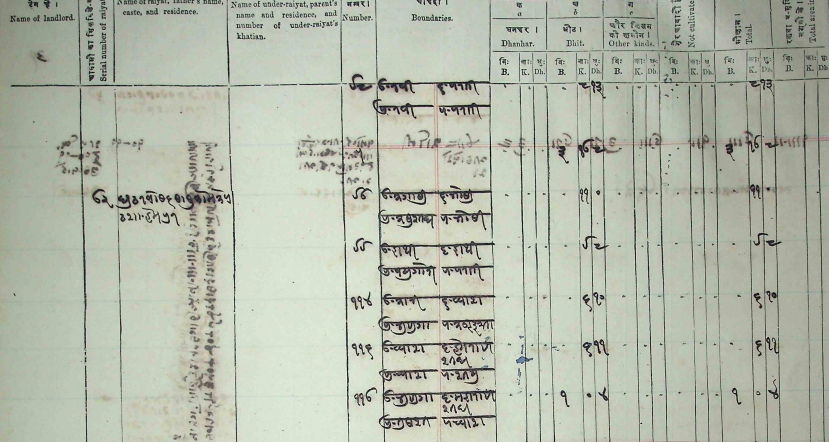
#> input picture OCD/odata/image.png, 1657 x 884 px, found by its file name (shown at 1/2 size)
$ jupyter execute --allow-errors test2.ipynb
#> lines starting #> are read from the running program, lines starting #| are printed output that depends on the picture; after the words box and inside, x2 and y2 are one past the last pixel; in counts of white or black regions, pixels touching at a corner belong together
[cell 1]
print("code")

[cell 2]
imgpath = "/home/azureuser/kaithi/OCD/odata/image.png"

[cell 3]
import os
import cv2
import numpy as np
import matplotlib.pyplot as plt

from ipywidgets import (
    interact,
    IntSlider,
    FloatSlider,
    Checkbox,
    Dropdown,
)


SOURCE_BGR = cv2.imread(imgpath)
#> SOURCE_BGR is the input picture: shape (884, 1657, 3); mean B, G, R 171.1, 185.9, 180.1
#> the sliders are set to resize_factor = 1.0, do_bg_normalization = True, bg_blur_ksize = 81, do_clahe = True, clahe_clip = 2.0, clahe_grid = 8, denoise_h = 6, median_ksize = 3, sharpen_amount = 0.3, sharpen_sigma = 1.0, threshold_method = adaptive_gaussian, block_size = 41, c_value = 9, invert_binary = False, morph_open = 0, morph_close = 3, dilate_iter = 0, min_area = 30, max_area = 50000, min_width = 3, min_height = 3, max_width_ratio = 0.95, max_height_ratio = 0.95
if SOURCE_BGR is None:
    raise FileNotFoundError(f"Could not read image: {imgpath}")

CURRENT_RESULTS = {}
CURRENT_PARAMS = {}


def odd(x: int) -> int:
    x = int(x)
    return x if x % 2 == 1 else x + 1

[cell 4]
def preprocess_for_detection(
    source_bgr,
    resize_factor=1.0,

    # grayscale / normalization
    do_bg_normalization=True,
    bg_blur_ksize=81,

    # contrast
    do_clahe=True,
    clahe_clip=2.0,
    clahe_grid=8,

    # denoise / sharpen
    denoise_h=6,
    median_ksize=3,
    sharpen_amount=0.3,
    sharpen_sigma=1.0,

    # thresholding
    threshold_method="adaptive_gaussian",   # adaptive_gaussian / adaptive_mean / otsu / none
    block_size=41,
    c_value=9,
    invert_binary=False,

    # morphology
    morph_open=0,
    morph_close=3,
    dilate_iter=0,

    # bbox filtering
    min_area=30,
    max_area=50000,
    min_width=3,
    min_height=3,
    max_width_ratio=0.95,
    max_height_ratio=0.95,
):
#> called with resize_factor = 1, do_bg_normalization = True, bg_blur_ksize = 81, do_clahe = True, clahe_clip = 2, clahe_grid = 8, denoise_h = 6, median_ksize = 3
    img = source_bgr.copy()

    if resize_factor != 1.0:
        new_w = max(1, int(img.shape[1] * resize_factor))
        new_h = max(1, int(img.shape[0] * resize_factor))
        img = cv2.resize(img, (new_w, new_h), interpolation=cv2.INTER_CUBIC)

    rgb = cv2.cvtColor(img, cv2.COLOR_BGR2RGB)
    gray = cv2.cvtColor(img, cv2.COLOR_BGR2GRAY)

    work = gray.copy()

    # 1) background normalization
    bg_norm = work.copy()
    if do_bg_normalization:
        k = odd(bg_blur_ksize)
        bg = cv2.GaussianBlur(work, (k, k), 0)
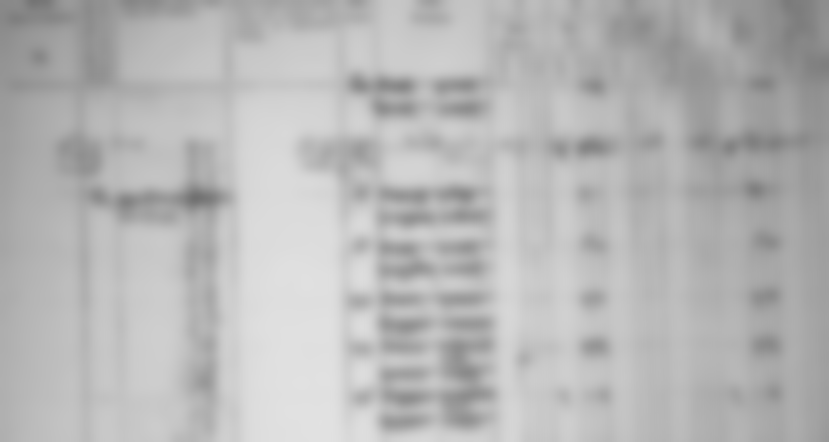
#> bg: shape (884, 1657) (shown at 1/2 size); min 112, max 226, mean 182.6
        bg_norm = cv2.divide(work, bg, scale=255)
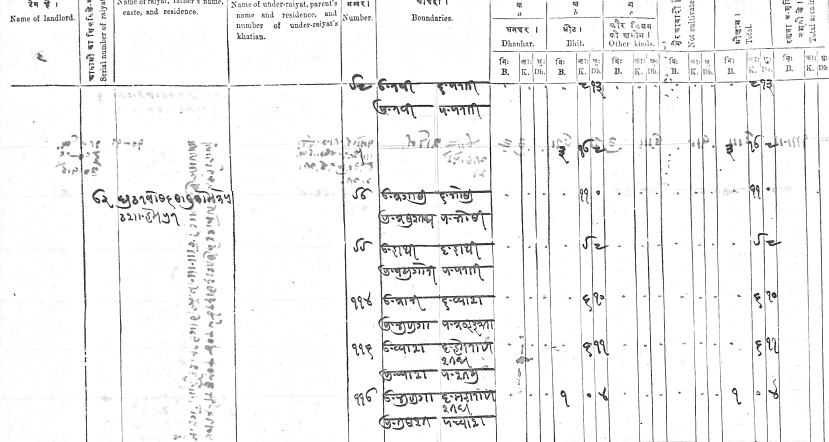
#> bg_norm: shape (884, 1657) (shown at 1/2 size); min 0, max 255, mean 242.5
        work = bg_norm.copy()

    # 2) local contrast
    enhanced = work.copy()
    if do_clahe:
        clahe = cv2.createCLAHE(
            clipLimit=float(clahe_clip),
            tileGridSize=(int(clahe_grid), int(clahe_grid)),
        )
        enhanced = clahe.apply(work)
        work = enhanced.copy()

    # 3) denoise
    denoised = work.copy()
    if denoise_h > 0:
        denoised = cv2.fastNlMeansDenoising(
            work, None, h=int(denoise_h), templateWindowSize=7, searchWindowSize=21
        )
        work = denoised.copy()

    # 4) median blur
    medianed = work.copy()
    if median_ksize >= 3:
        mk = odd(median_ksize)
        medianed = cv2.medianBlur(work, mk)
        work = medianed.copy()

    # 5) mild sharpen
    sharpened = work.copy()
    if sharpen_amount > 0:
        blur = cv2.GaussianBlur(work, (0, 0), sharpen_sigma)
        sharpened = cv2.addWeighted(work, 1.0 + sharpen_amount, blur, -sharpen_amount, 0)
        work = sharpened.copy()

    # 6) threshold
    if threshold_method == "none":
        binary = work.copy()
    elif threshold_method == "adaptive_gaussian":
        binary = cv2.adaptiveThreshold(
            work, 255,
            cv2.ADAPTIVE_THRESH_GAUSSIAN_C,
            cv2.THRESH_BINARY,
            odd(block_size),
            int(c_value),
        )
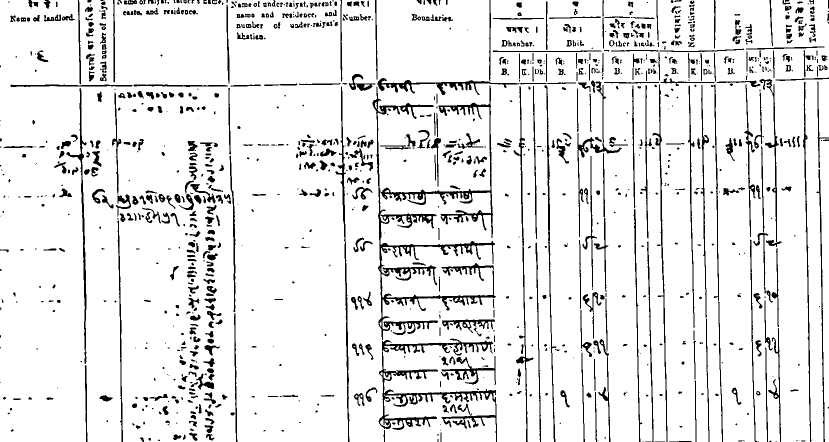
#> binary: shape (884, 1657) (shown at 1/2 size); 90.6% white; 1241 black regions (442 under 20 px), largest, box (x1, y1, x2, y2) and area: (745, 171, 992, 680) 15049, (757, 704, 992, 860) 4818, (671, 173, 699, 884) 2391
    elif threshold_method == "adaptive_mean":
        binary = cv2.adaptiveThreshold(
            work, 255,
            cv2.ADAPTIVE_THRESH_MEAN_C,
            cv2.THRESH_BINARY,
            odd(block_size),
            int(c_value),
        )
    elif threshold_method == "otsu":
        _, binary = cv2.threshold(work, 0, 255, cv2.THRESH_BINARY + cv2.THRESH_OTSU)
    else:
        raise ValueError("Unknown threshold_method")

    if threshold_method != "none" and invert_binary:
        binary = 255 - binary

    # 7) morphology
    processed = binary.copy()

    if threshold_method != "none":
        if morph_open > 0:
            ok = odd(morph_open)
            kernel = np.ones((ok, ok), np.uint8)
            processed = cv2.morphologyEx(processed, cv2.MORPH_OPEN, kernel)

        if morph_close > 0:
            ck = odd(morph_close)
            kernel = np.ones((ck, ck), np.uint8)
            processed = cv2.morphologyEx(processed, cv2.MORPH_CLOSE, kernel)
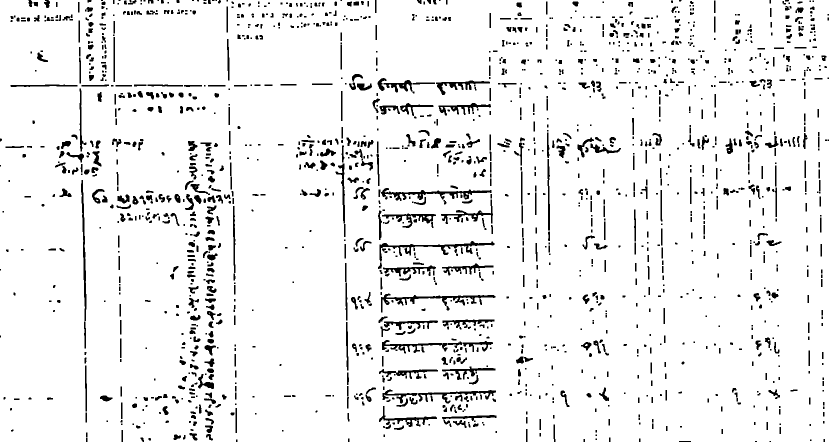
#> processed: shape (884, 1657) (shown at 1/2 size); 93.3% white; 1766 black regions (672 under 20 px), largest, box (x1, y1, x2, y2) and area: (762, 587, 991, 625) 1755, (762, 376, 983, 402) 1695, (759, 482, 989, 523) 1635

        if dilate_iter > 0:
            kernel = np.ones((3, 3), np.uint8)
            processed = cv2.dilate(processed, kernel, iterations=int(dilate_iter))

    # 8) contour source
    if threshold_method == "none":
        _, contour_src = cv2.threshold(work, 0, 255, cv2.THRESH_BINARY_INV + cv2.THRESH_OTSU)
    else:
        contour_src = 255 - processed if np.mean(processed) > 127 else processed.copy()
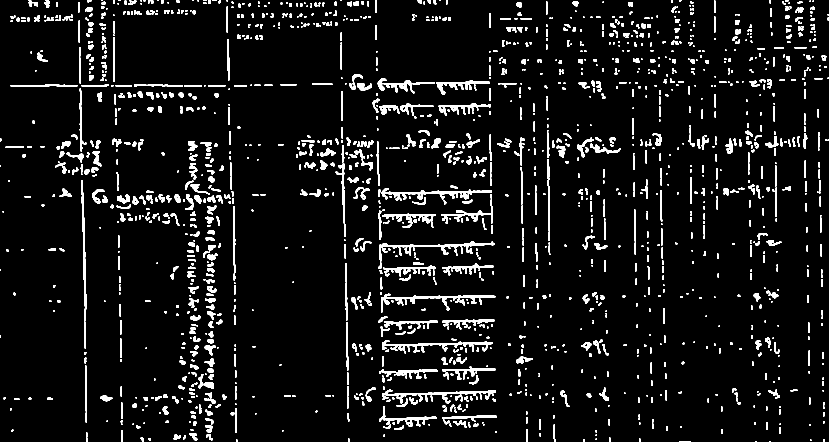
#> contour_src: shape (884, 1657) (shown at 1/2 size); 6.7% white; 1766 white regions (672 under 20 px)

    # 9) contours to boxes
    contours, _ = cv2.findContours(contour_src, cv2.RETR_EXTERNAL, cv2.CHAIN_APPROX_SIMPLE)
#> contours = 1766 contours, 948 with area under 20; largest, box (x1, y1, x2, y2) and area: (762, 376, 983, 402) 1382, (762, 587, 991, 625) 1374, (759, 482, 989, 523) 1277, (764, 427, 872, 456) 828, (162, 360, 173, 642) 821

    h_img, w_img = contour_src.shape[:2]
#> h_img = 884; w_img = 1657
    max_w = int(w_img * max_width_ratio)
#> max_w = 1574
    max_h = int(h_img * max_height_ratio)
#> max_h = 839

    boxes = []
    overlay = rgb.copy()

    for cnt in contours:
        x, y, w, h = cv2.boundingRect(cnt)
        area = w * h

        if area < min_area or area > max_area:
            continue
        if w < min_width or h < min_height:
            continue
        if w > max_w or h > max_h:
            continue

        boxes.append((x, y, w, h))
        cv2.rectangle(overlay, (x, y), (x + w, y + h), (255, 0, 0), 2)
#> this loop made 1766 passes
#> (x, y, w, h, area) on passes 11, 13, 15: (297, 876, 5, 5, 25), (281, 875, 7, 9, 63), (366, 870, 5, 9, 45)
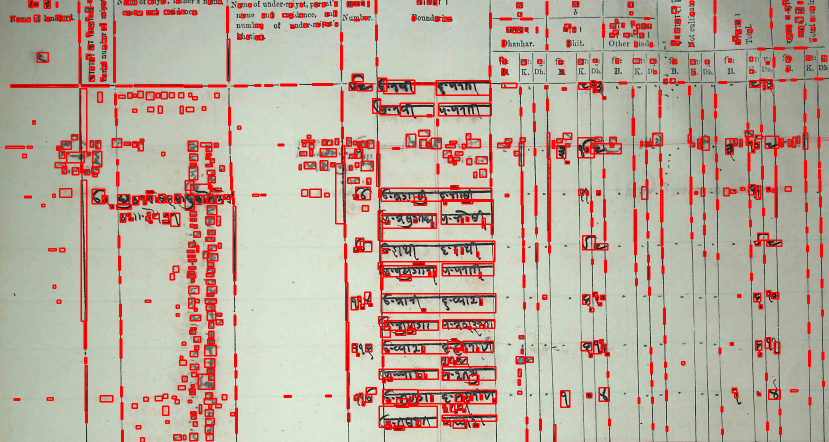
#> overlay: shape (884, 1657, 3) (shown at 1/2 size); mean R, G, B 189.2, 170.8, 157.2
#> after the loop, boxes = 916 items, first 6: (281, 875, 7, 9), (366, 870, 5, 9), (347, 869, 15, 11), (412, 868, 14, 13), (379, 866, 16, 15), (243, 860, 3, 24)

    return {
        "original_rgb": rgb,
        "gray": gray,
        "bg_norm": bg_norm,
        "enhanced": enhanced,
        "denoised": denoised,
        "sharpened": sharpened,
        "binary": binary,
        "processed": processed,
        "contour_src": contour_src,
        "overlay": overlay,
        "boxes": boxes,
    }

[cell 5]
def preview_detection_tool(
    resize_factor=1.0,

    do_bg_normalization=True,
    bg_blur_ksize=81,

    do_clahe=True,
    clahe_clip=2.0,
    clahe_grid=8,

    denoise_h=6,
    median_ksize=3,
    sharpen_amount=0.3,
    sharpen_sigma=1.0,

    threshold_method="adaptive_gaussian",
    block_size=41,
    c_value=9,
    invert_binary=False,

    morph_open=0,
    morph_close=3,
    dilate_iter=0,

    min_area=30,
    max_area=50000,
    min_width=3,
    min_height=3,
    max_width_ratio=0.95,
    max_height_ratio=0.95,
):
    global CURRENT_RESULTS, CURRENT_PARAMS

    CURRENT_PARAMS = {
        "resize_factor": resize_factor,
        "do_bg_normalization": do_bg_normalization,
        "bg_blur_ksize": bg_blur_ksize,
        "do_clahe": do_clahe,
        "clahe_clip": clahe_clip,
        "clahe_grid": clahe_grid,
        "denoise_h": denoise_h,
        "median_ksize": median_ksize,
        "sharpen_amount": sharpen_amount,
        "sharpen_sigma": sharpen_sigma,
        "threshold_method": threshold_method,
        "block_size": block_size,
        "c_value": c_value,
        "invert_binary": invert_binary,
        "morph_open": morph_open,
        "morph_close": morph_close,
        "dilate_iter": dilate_iter,
        "min_area": min_area,
        "max_area": max_area,
        "min_width": min_width,
        "min_height": min_height,
        "max_width_ratio": max_width_ratio,
        "max_height_ratio": max_height_ratio,
    }

    CURRENT_RESULTS = preprocess_for_detection(
        SOURCE_BGR,
        resize_factor=resize_factor,
        do_bg_normalization=do_bg_normalization,
        bg_blur_ksize=bg_blur_ksize,
        do_clahe=do_clahe,
        clahe_clip=clahe_clip,
        clahe_grid=clahe_grid,
        denoise_h=denoise_h,
        median_ksize=median_ksize,
        sharpen_amount=sharpen_amount,
        sharpen_sigma=sharpen_sigma,
        threshold_method=threshold_method,
        block_size=block_size,
        c_value=c_value,
        invert_binary=invert_binary,
        morph_open=morph_open,
        morph_close=morph_close,
        dilate_iter=dilate_iter,
        min_area=min_area,
        max_area=max_area,
        min_width=min_width,
        min_height=min_height,
        max_width_ratio=max_width_ratio,
        max_height_ratio=max_height_ratio,
    )
#> CURRENT_RESULTS = 11 items

    res = CURRENT_RESULTS
#> res = 11 items

    fig, axes = plt.subplots(2, 3, figsize=(20, 11))

    axes[0, 0].imshow(res["original_rgb"])
    axes[0, 0].set_title("Original")
    axes[0, 0].axis("off")

    axes[0, 1].imshow(res["bg_norm"], cmap="gray")
    axes[0, 1].set_title("Background-normalized")
    axes[0, 1].axis("off")

    axes[0, 2].imshow(res["enhanced"], cmap="gray")
    axes[0, 2].set_title("CLAHE / enhanced")
    axes[0, 2].axis("off")

    axes[1, 0].imshow(res["processed"], cmap="gray")
    axes[1, 0].set_title("Processed for detection")
    axes[1, 0].axis("off")

    axes[1, 1].imshow(res["contour_src"], cmap="gray")
    axes[1, 1].set_title("Foreground for contours")
    axes[1, 1].axis("off")

    axes[1, 2].imshow(res["overlay"])
    axes[1, 2].set_title(f"Candidate boxes: {len(res['boxes'])}")
    axes[1, 2].axis("off")

    plt.tight_layout()
    plt.show()
